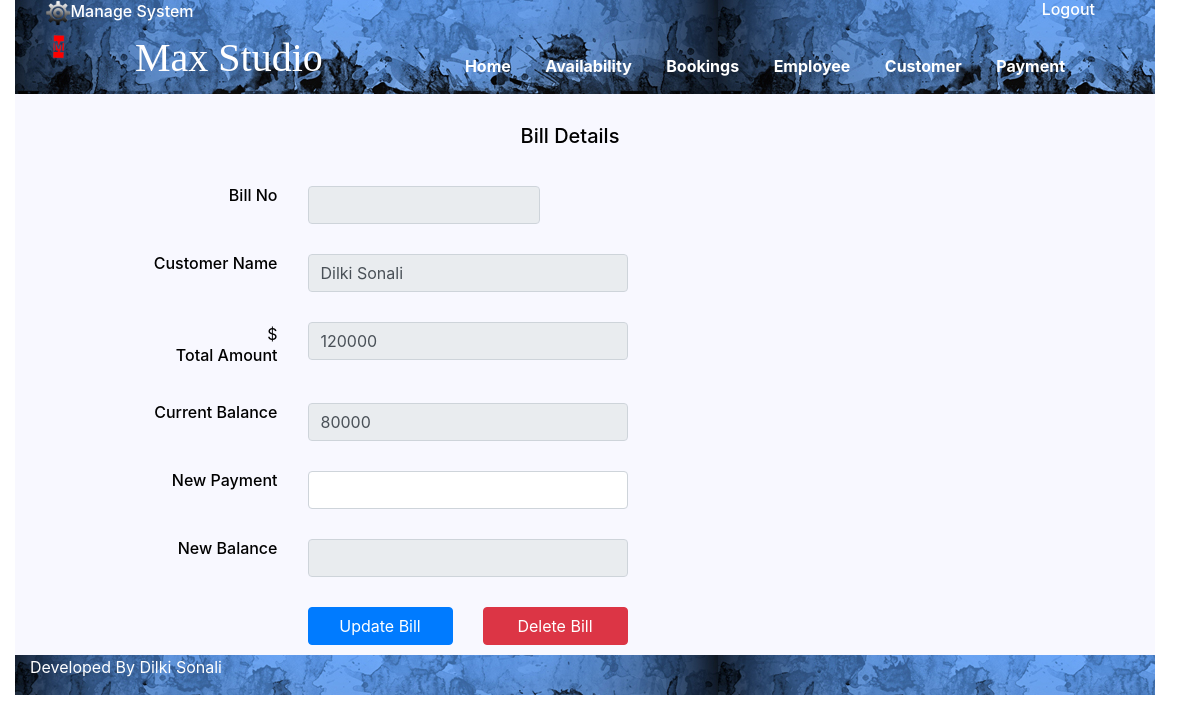
Page /edit_Booking.php?bill_no=39 (signed in) on the committed database.
### tables this page shows
CREATE TABLE `payment_details` (
  `id` int(11) NOT NULL,
  `bill_no` varchar(100) NOT NULL,
  `category` varchar(100) NOT NULL,
  `billing_date` date NOT NULL,
  `client_name` varchar(200) NOT NULL,
  `client_contact_no` varchar(20) NOT NULL,
  `total` varchar(100) NOT NULL,
  `advance` varchar(100) NOT NULL,
  `balance` varchar(100) NOT NULL,
  `billing_month` int(11) NOT NULL,
  `billing_year` int(11) NOT NULL,
  `deleted_event` int(11) NOT NULL
);

### edit_Booking.php (the view, shortened to what this page needs)
<?php
    require_once('inc/connection.php');
    $total ='';
    $balance ='';
    $client_name = '';
    if(isset($_GET['bill_no'])){
		$bill_no = $_GET['bill_no'];
        $query1 = "SELECT bill_no,client_name,total,advance,balance FROM payment_details WHERE id ='{$bill_no}' LIMIT 1";
        $result_set = mysqli_query($connection,$query1);
		$result = mysqli_fetch_row($result_set);
            $client_name = $result[1];
            $total = $result[2];
            $balance = $result[4];
    }
?>
<!DOCTYPE html>
<html>
<head>
	<link rel="stylesheet" href="css/bootstrap.min.css">
	<link rel="stylesheet" href="css/main.css">
</head>
<body>
<div class="container content">
    <div class="row">
        <div class="row col-lg-12 navigationBar">
            <div class="row logOut col-lg-12">
                <div class="col-lg-6  textAlignLeft">
                    <h6><a href="admin.php"><img src="images/icons/settings-icon.png" alt="">Manage System</a></h6>
                </div>
                <div class="col-lg-6 textAlignRight">
                    <h6><a href="logout.php">Logout</a></h6>
                </div>
            </div>
            <div class="row col-lg-12">
                <div class="col-lg-1 logoDiv">
                    <img src="images/Max_logo.png" alt="">
                </div>
                <div class="col-lg-3 MaxName">
                    <h1>Max Studio</h1>
                </div>
                <div class="col-lg-8 links">
                    <ul>
                        <li><a href="Home_page.php">Home</a></li>
                        <li><a href="view_Bookings.php">Availability</a></li>
                        <li><a href="view_Bookings.php">Bookings</a></li>
                        <li><a href="view_Bookings.php">Employee</a></li>
                        <li><a href="view_Bookings.php">Customer</a></li>
                        <li><a href="view_Bookings.php">Payment</a></li>
                    </ul>
                </div>
            </div>
        </div>
    </div>
        <div class="row">
            <div class="col-lg-12  mainDiv">
                <form action="edit_Booking.php" method="post">
                    <div class="row col-lg-12 marginTop30px marginBottom10px">
                        <div class="col-lg-12 text-center">
                            <h5>Bill Details</h5>
                        </div>
                        <div class="row col-lg-12 marginTop30px">
                            <div class="col-lg-3 textAlignRight">
                                <h6>Bill No</h6>
                            </div>
                            <div class="col-lg-3">
                                <input type="text" class="form-control" readonly>
                            </div>
                        </div>
                        <div class="row col-lg-12 marginTop30px">
                            <div class="col-lg-3 textAlignRight">
                                <h6>Customer Name</h6>
                            </div>
                            <div class="col-lg-4">
                                <input type="text" class="form-control" value="<?php echo $client_name?>" readonly>
                            </div>
                        </div>
                        <div class="row col-lg-12 marginTop30px">
                            <div class="col-lg-3 textAlignRight"> $
                                <h6>Total Amount</h6>
                            </div>
                            <div class="col-lg-4">
                                <input type="text" class="form-control" value="<?php echo $total?>"  readonly>
                            </div>
                        </div>
                        <div class="row col-lg-12 marginTop30px">
                            <div class="col-lg-3 textAlignRight">
                                <h6>Current Balance</h6>
                            </div>
                            <div class="col-lg-4">
                                <input type="text" class="form-control" value="<?php echo $balance?>" id="total" readonly>
                            </div>
                        </div>
                        <div class="row col-lg-12 marginTop30px">
                            <div class="col-lg-3 textAlignRight">
                                <h6>New Payment</h6>
                            </div>
                            <div class="col-lg-4">
                                <input type="number" class="form-control" name="new_Payment" id="advance">
                            </div>
                        </div>
                        <div class="row col-lg-12 marginTop30px">
                            <div class="col-lg-3 textAlignRight">
                                <h6>New Balance</h6>
                            </div>
                            <div class="col-lg-4">
                                <input type="number" class="form-control" name="new_Balance" id="balance" readonly>
                            </div>
                        </div>
                        <div class="row col-lg-12 marginTop30px">
                            <div class="col-lg-3"></div>
                            <div class="col-lg-2">
                                <button type="submit" class="btn btn-primary fullWidthButton confirm_Action" name="updateBillBTN" id="updateBillBTN" >Update Bill</button>
                            </div>
                            <div class="col-lg-2">
                                <button type="submit" class="btn btn-danger fullWidthButton confirm_Action" name="deleteBillBTN" id="deleteBillBTN">Delete Bill</button>
                            </div>
                        </div>
                    </div>
                </form>
            </div>
        </div>
        <div class="row">
            <div class="row col-lg-12 footer">
                <p>Developed By Dilki Sonali</p>
            </div>
        </div>
    </div>
</body>
</html>

### css/main.css (style rules this page uses)
* a { color: white; }
* { margin: 0; padding: 0; box-sizing: border-box; }
.fullWidthButton { width: 100%; }
.marginBottom10px { margin-bottom: 10px; }
.marginTop30px { margin-top: 30px; }
.textAlignRight { text-align: right; }
.textAlignLeft { text-align: left; }
.links ul { list-style-type: none; float: right; margin-top: 20px; }
.links ul li { display: inline-block; }
.links ul li a { text-decoration: none; padding-right: 30px; font-weight: bold; }
.logoDiv img { width: 40%; }
.logOut a { text-decoration: none; }
.logOut img { width: 5%; }
.navigationBar { background-image: url("../images/menu-low.jpg"); background-repeat: repeat-x; }
.navigationBar h6 { color:white; }
.MaxName { font-family:Anger; color: white; }
.mainDiv { background-color: ghostwhite; margin-left: -15px; color: black; }
.footer { background-image: url("../images/menu-low.jpg"); color: white; }

### rows in the picture
payment_details: client_name "Dilki Sonali", total "120000", balance "80000"
